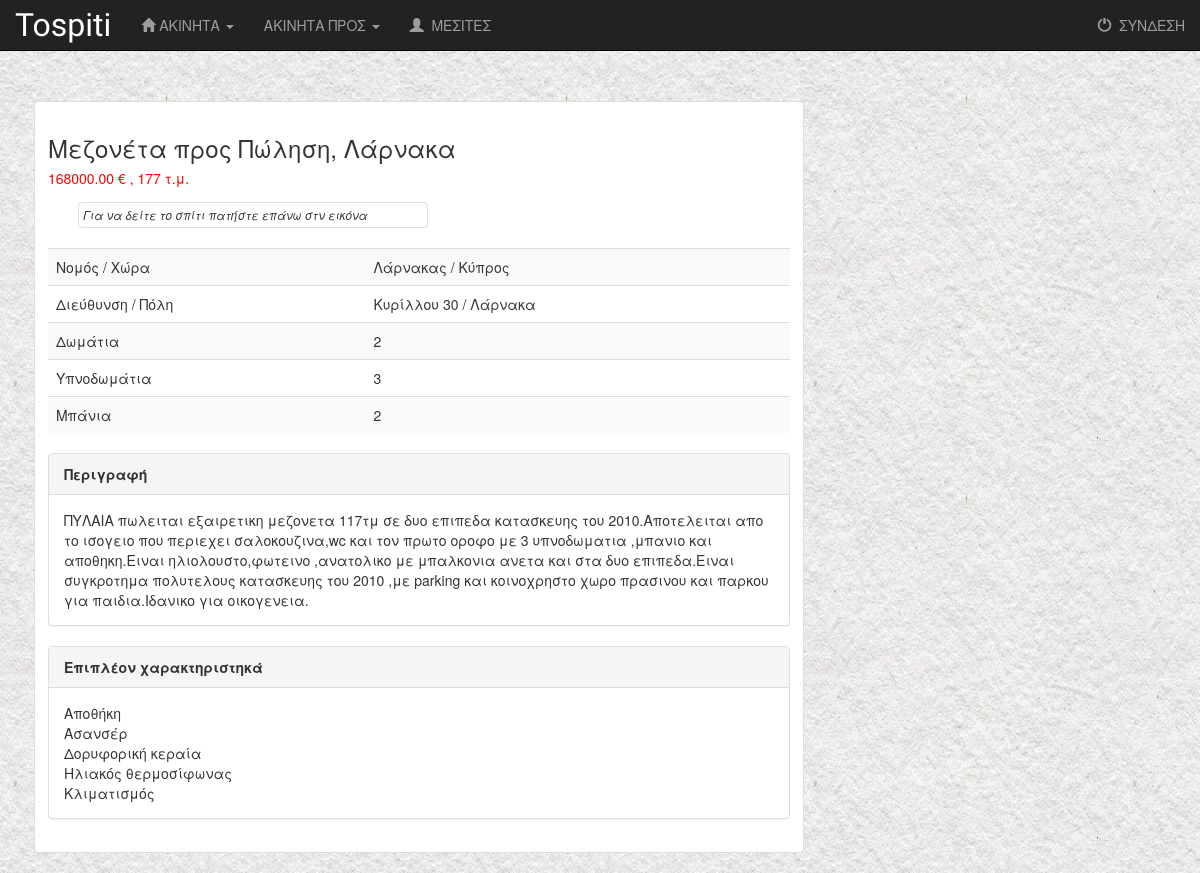
/tospiti/properties/58/, run on the app's committed database.
### tospiti/models.py (models this page shows, shortened)
class Property(models.Model):
    id_prop = models.AutoField(primary_key = True)
    prop_category = models.ForeignKey('Prop_Category', related_name='properties',verbose_name='Είδος κατοικίας')
    prop_genre = models.ForeignKey('Prop_Genre', related_name='properties', verbose_name='Προς')
    price = models.FloatField(blank=True, null=True, verbose_name='Τιμή')
    squaremeters = models.IntegerField(blank=True, null=True, verbose_name='Τετραγωνικά')
    rooms = models.IntegerField(blank=True, null=True, verbose_name='Δωμάτια')
    bedrooms = models.IntegerField(blank=True, null=True, verbose_name='Υπνοδωμάτια')
    bathrooms = models.IntegerField(blank=True, null=True, verbose_name='Μπάνια')
    area = models.FloatField(blank=True, null=True, verbose_name='Χώροι')
    description = models.TextField(blank=True, null=True, verbose_name='Σύντομη περιγραφή')
    country = models.CharField(max_length=255, blank=True, null=True, verbose_name='Χώρα')
    region = models.CharField(max_length=255, blank=True, null=True, verbose_name='Νομός')
    city = models.CharField(max_length=255, blank=True, null=True, verbose_name='Πόλη')
    address = models.CharField(max_length=255, blank=True, null=True, verbose_name='Διεύθυνση')
    zipcode = models.CharField(max_length=255, blank=True, null=True, verbose_name='Τ.Κ.')
    agent = models.ForeignKey('Agent', related_name='properties', verbose_name='Μεσίτης')
    created_date = models.DateTimeField(default=timezone.now, verbose_name='Ημερομηνία Δημιουργίας')
    publised_date = models.DateTimeField(blank=True, null=True, verbose_name='Ημερομινία Δημοσίευσης')
    class Meta:
        verbose_name = 'Ακινήτο'
        verbose_name_plural = 'Ακίνητα'

class Prop_Category(models.Model):
    id_prop_cat = models.AutoField(primary_key = True)
    description = models.CharField(max_length=255)
    class Meta:
        verbose_name = 'Κατηγορία Ακινήτου'
        verbose_name_plural = 'Κατηγορίες Ακινήτων'
    def __str__(self):
        return self.description

class Prop_Genre(models.Model):
    id_prop_gen = models.AutoField(primary_key = True)
    description = models.CharField(max_length=255)
    class Meta:
        verbose_name = 'Ακίνητο προς'
        verbose_name_plural = 'Ακίνητα προς'
    def __str__(self):
        return self.description

class Prop_Facility(models.Model):
    id_prop_fac = models.AutoField(primary_key = True)
    property = models.ForeignKey('Property', related_name='prop_facilities')
    facility = models.ForeignKey('Facility', related_name='prop_facilities')
    class Meta:
        verbose_name = 'Property_Facility'
        verbose_name_plural = 'Property_Facilities'

class Facility(models.Model):
    id_fac = models.AutoField(primary_key = True)
    description = models.CharField(max_length=255)
    class Meta:
        verbose_name = 'Επιπρόσθετο στοιχείο'
        verbose_name_plural = 'Επιπρόσθετα στοιχεία'

### tospiti/views.py (the view)
# urls.py: url(r'^properties/(?P<pk>[0-9]+)/$', views.DetailView.as_view(), name='detail'),
class DetailView(generic.DetailView):
    queryset = Property.objects.all()
    template_name = 'tospiti/detail.html'

### tospiti/templates/tospiti/detail.html (shortened to what this page needs)
{% extends 'tospiti/base.html' %}
{% block body %}
    <div class="row1">
    <div class="form-row">
        <div class="col-md-8" style="left: 5mm">
            <div class="thumbnail">
                <div class="caption">
                    <h3>{{ property.prop_category }} προς {{ property.prop_genre }}, {{ property.city }}</h3>
                    <h5 style="color:red">{{ property.price|floatformat:2 }} &#8364; , {{ property.squaremeters }} τ.μ.</h5>
                    <div class="container" style="padding-top: 5px">
                        <div class="row portfolio">
                            <div class="col-sm-4 col-md-4">
                                <div class="thumbnail">
                                    <figcaption style="font-style: italic; font-size: smaller">Για να δείτε το σπίτι πατήστε επάνω στν εικόνα</figcaption>
                                </div>
                            </div>
                        </div>
                    </div>
                    <div class="">
                        <table class="table table-striped">
                            <tbody>
                            <tr>
                                <td>Νομός / Χώρα</td>
                                <td>{{ property.region }} / {{ property.country }}</td>
                            </tr>
                            <tr>
                                <td>Διεύθυνση / Πόλη</td>
                                <td>{{ property.address }} / {{ property.city }}</td>
                            </tr>
                            <tr>
                                <td>Δωμάτια</td>
                                <td>{{ property.rooms }}</td>
                            </tr>
                            <tr>
                                <td>Υπνοδωμάτια</td>
                                <td>{{ property.bedrooms }}</td>
                            </tr>
                            <tr>
                                <td>Μπάνια</td>
                                <td>{{ property.bathrooms }}</td>
                            </tr>
                            </tbody>
                        </table>
                    </div>
                    <div class="">
                        <div class="panel panel-default">
                            <div class="panel-heading"><b>Περιγραφή</b></div>
                            <div class="panel-body">{{ property.description }}</div>
                        </div>
                    </div>
                    <div class="">
                        <div class="panel panel-default">
                            <div class="panel-heading"><b>Επιπλέον χαρακτηριστηκά</b></div>
                            <div class="panel-body">
                                {% for prop_facility in property.prop_facilities.all %}
                                    {{ prop_facility.facility.description }} <br/>
                                {% endfor %}
                            </div>
                        </div>
                    </div>
                </div>
            </div>
        </div>
    </div>
    </div>
{% endblock %}

### tospiti/static/tospiti/style.css (style rules this page uses)
body { background: white url("images/background.png"); }
.row { margin: 0; }
.row1 { margin-top: 100px; }

### data on the page
Property: prop_category "Μεζονέτα", prop_genre "Πώληση", city "Λάρνακα", price "168000.00", squaremeters "177", region "Λάρνακας", country "Κύπρος", address "Κυρίλλου 30", rooms "2", bedrooms "3", bathrooms "2", description "ΠΥΛΑΙΑ πωλειται εξαιρετικη μεζονετα 117τμ σε δυο επιπεδα κατασκευης του 2010.Αποτελειται απο το ισογειο που περιεχει σαλοκουζινα,wc και τον πρωτο οροφο με 3 υπνοδωματια ,μπανιο και αποθηκη.Ειναι ηλιολουστο,φωτεινο ,ανατολικο με μπαλκονια ανετα και στα δυο επιπεδα.Ειναι συγκροτημα πολυτελους κατασκευης του 2010 ,με parking και κοινοχρηστο χωρο πρασινου και παρκου για παιδια.Ιδανικο για οικογενεια."
Prop_Facility: facility.description "Αποθήκη"
Prop_Facility: facility.description "Ασανσέρ"
Prop_Facility: facility.description "Δορυφορική κεραία"
Prop_Facility: facility.description "Ηλιακός θερμοσίφωνας"
Prop_Facility: facility.description "Κλιματισμός"
